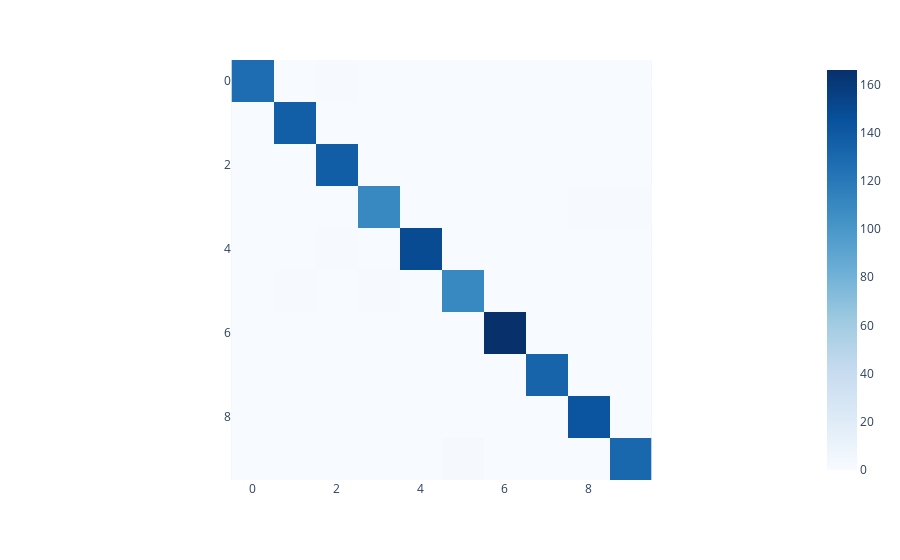

The notebook cell saved with this chart:
### Markdown cell above
# Metrics

### Code cell
acc = accuracy_score(y_true=test_targets, y_pred=predictions)
accuracy = round(acc, 4)

print(f"The accuracy is {round(accuracy*100, 4)}%")

print(classification_report(y_true=test_targets, y_pred=predictions, digits=4))

conf_matrix = confusion_matrix(y_true=test_targets, y_pred=predictions)
px.imshow(conf_matrix, color_continuous_scale="blues")

### Figure 1 — Plotly figure (JSON) as saved in the notebook; plotly's stock layout.template omitted (floating-point values rounded to 4 significant figures)
{"data": [{"coloraxis": "coloraxis", "hovertemplate": "x: %{x}<br>y: %{y}<br>color: %{z}<extra></extra>", "name": "0", "type": "heatmap", "xaxis": "x", "yaxis": "y", "z": [[127, 0, 1, 0, 0, 0, 0, 0, 0, 0], [0, 136, 0, 0, 0, 0, 0, 0, 0, 0], [0, 0, 137, 0, 0, 0, 0, 0, 0, 0], [0, 0, 0, 110, 0, 0, 0, 0, 1, 1], [0, 0, 1, 0, 149, 0, 0, 0, 0, 0], [0, 1, 0, 1, 0, 110, 0, 0, 0, 0], [0, 0, 0, 0, 0, 0, 166, 0, 0, 0], [0, 0, 0, 0, 0, 0, 0, 133, 0, 0], [0, 0, 0, 0, 0, 0, 0, 0, 143, 0], [0, 0, 0, 0, 0, 2, 0, 0, 0, 131]]}], "layout": {"coloraxis": {"colorscale": [[0, "rgb(247,251,255)"], [0.125, "rgb(222,235,247)"], [0.25, "rgb(198,219,239)"], [0.375, "rgb(158,202,225)"], [0.5, "rgb(107,174,214)"], [0.625, "rgb(66,146,198)"], [0.75, "rgb(33,113,181)"], [0.875, "rgb(8,81,156)"], [1, "rgb(8,48,107)"]]}, "margin": {"t": 60}, "xaxis": {"anchor": "y", "constrain": "domain", "domain": [0, 1], "scaleanchor": "y"}, "yaxis": {"anchor": "x", "autorange": "reversed", "constrain": "domain", "domain": [0, 1]}}}
